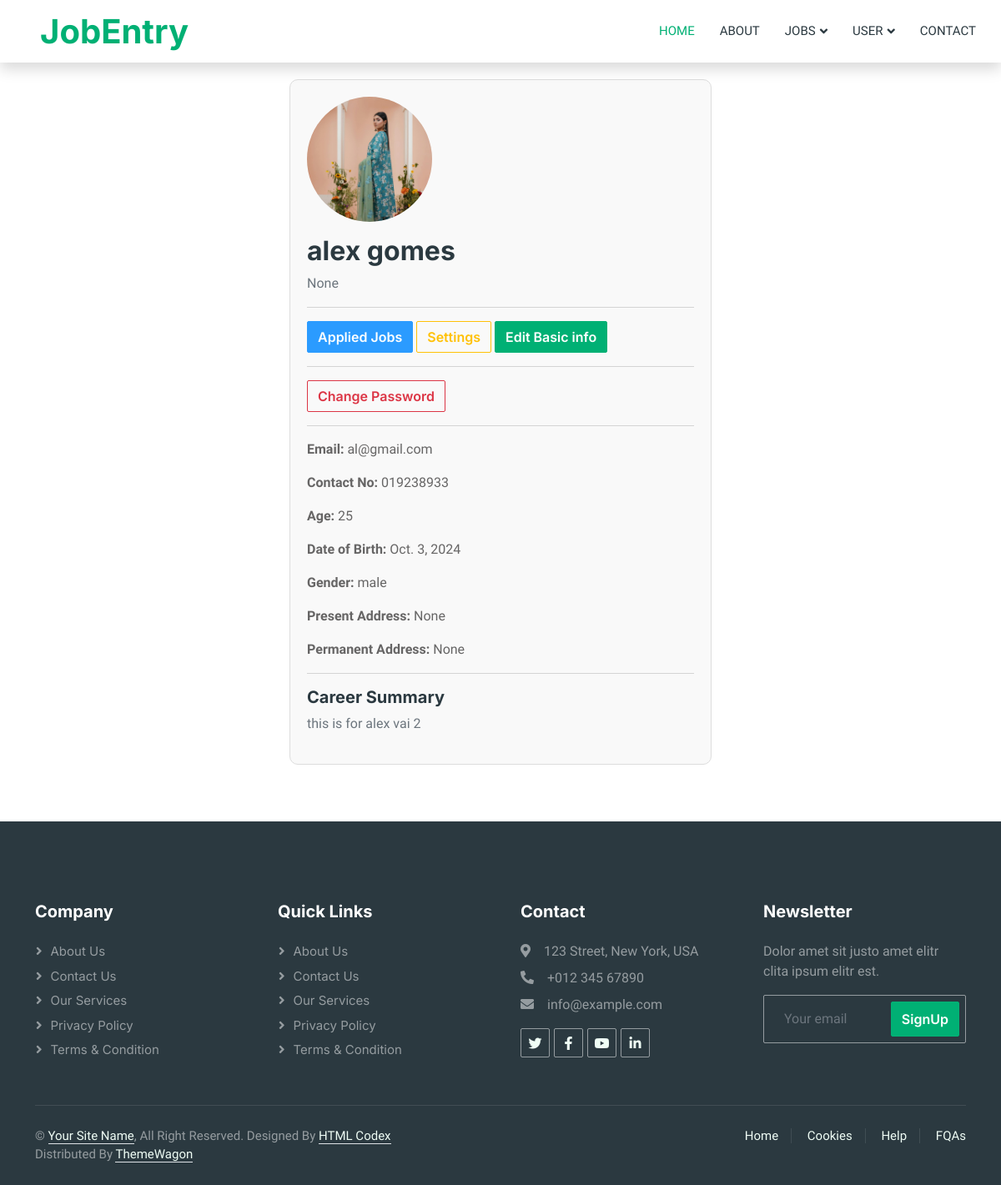
The app's page /profile/ (signed in) with its own data.
### App/models.py (models this page shows, shortened)
class CustomUser(AbstractUser):
    USER_TYPE= [
        ('recruiter',  'Recruiter'),
        ('seeker', 'Seeker'),
    ]
    user_type = models.CharField(choices=USER_TYPE, max_length=50, null=True)
    city = models.CharField(max_length=50, null=True)
    GENDER = [
        ('male', 'Male'),
        ('female', 'Female'),
        ('other', 'Other'),
    ]
    gender = models.CharField(max_length=50, choices=GENDER, null=True)
    profile_img = models.ImageField(upload_to="media/users",max_length=50, null=True)

class BasicInfo(models.Model):
    user = models.OneToOneField(CustomUser, on_delete=models.CASCADE, null=True)
    designation = models.CharField(max_length=50, null=True)
    contact_no = models.CharField(max_length=50, null=True)
    present_address = models.CharField(max_length=300, null=True)
    permanent_address = models.CharField(max_length=300, null=True)
    company_website = models.CharField(max_length=250, null=True)
    linkedin = models.CharField(max_length=250, null=True)
    career_summary = models.TextField(max_length=500, null=True)
    age = models.CharField(max_length=20, null=True)
    dob = models.DateField(max_length=40, null=True)

### myProject/views.py (the view)
# urls.py: path('profile/', profile, name='profile'),
@login_required
def profile(req):
    current_user = req.user
    data = CustomUser.objects.get(id=current_user.id)
    try:
        basic_info = get_object_or_404(BasicInfo, user=req.user)
    except Http404:
        messages.warning(req, "you don't have any basic information, please add information")
        return render(req, 'common/profile.html')
    context = {
        'data':data,
        'basic_info':basic_info
    }
    return render(req, 'common/profile.html', context)

### templates/common/profile.html (shortened to what this page needs)
{% extends "common/master.html" %}
{% block body %}
{% include 'layouts/navbar.html' %}
<div class="container">
    <div class="row justify-content-center">
        <div class="col-md-6">
            <div class="profile-card">
                <img src="/{{user.profile_img}}" alt="Profile Picture" class="profile-image">
                <h2 class="mt-3">{{user.first_name}} {{user.last_name}}</h2>
                {% if user.user_type == "seeker" %}
                <p class="text-muted">{{basic_info.designation}}</p>
                {% endif %}
                <hr>
                {% if user.user_type == "recruiter" %}
                    <a class="btn btn-outline-secondary" href="{% url 'created_job_by_recruiter' %}">Created Jobs</a>
                    <a class="btn btn-secondary" href="{% url 'add_job' %}">Add a New Job</a><hr>
                {% elif user.user_type == "seeker" %}
                    <a class="btn btn-secondary" href="{% url 'applied_jobs' %}">Applied Jobs</a>
                    <a class="btn btn-outline-warning" href="{% url 'my_settings' %}">Settings</a>
                {% endif %}
                {% if basic_info and user.user_type == "seeker" or user.user_type == "recruiter" %}
                    <a class="btn btn-primary" href="{% url 'edit_basic_info' basic_info.id %}">Edit Basic info</a><hr>
                    <a class="btn btn-outline-danger" href="{% url 'change_password' %}">Change Password</a>
                {% elif user.user_type == "seeker" %}
                    <a class="btn btn-primary" href="{% url 'add_basic_info' %}">Add Basic Information</a>
                {% else %}
                <a class="btn btn-primary" href="{% url 'add_basic_info' %}">Add Contact Information</a>
                {% endif %}
                <hr>
                <div>
                    <p><strong>Email:</strong> {{user.email}}</p>
                    <p><strong>Contact No:</strong> {{basic_info.contact_no}}</p>
                    <p><strong>Age:</strong> {{basic_info.age}}</p>
                    <p><strong>Date of Birth:</strong> {{basic_info.dob}}</p>
                    <p><strong>Gender:</strong> {{user.gender}}</p>
                    <p><strong>Present Address:</strong> {{basic_info.present_address}}</p>
                    <p><strong>Permanent Address:</strong> {{basic_info.permanent_address}}</p>
                </div>
                <hr>
                {% if user.user_type == "seeker" %}
                <h5>Career Summary</h5>
                <p class="text-muted">{{basic_info.career_summary}}</p>
                {% endif %}
            </div>
        </div>
    </div>
</div>
{% include 'layouts/footer.html' %}
{% endblock body %}

### static/css/style.css (style rules this page uses)
:root { --primary: #00B074; --secondary: #2B9BFF; --light: #EFFDF5; --dark: #2B3940; }
.btn { font-family: 'Inter', sans-serif; font-weight: 600; transition: .5s; }
.btn.btn-primary, .btn.btn-secondary { color: #FFFFFF; }
.profile-card { margin: 20px; padding: 20px; border: 1px solid #ddd; border-radius: 10px; background-color: #f9f9f9; }
.profile-image { border-radius: 50%; width: 150px; height: 150px; object-fit: cover; }

### records on screen
CustomUser: profile_img (picture), first_name "alex", last_name "gomes", email "al@gmail.com", gender "male"
BasicInfo: designation "None", contact_no "019238933", age "25", dob "Oct. 3, 2024", present_address "None", permanent_address "None", career_summary "this is for alex vai 2"
